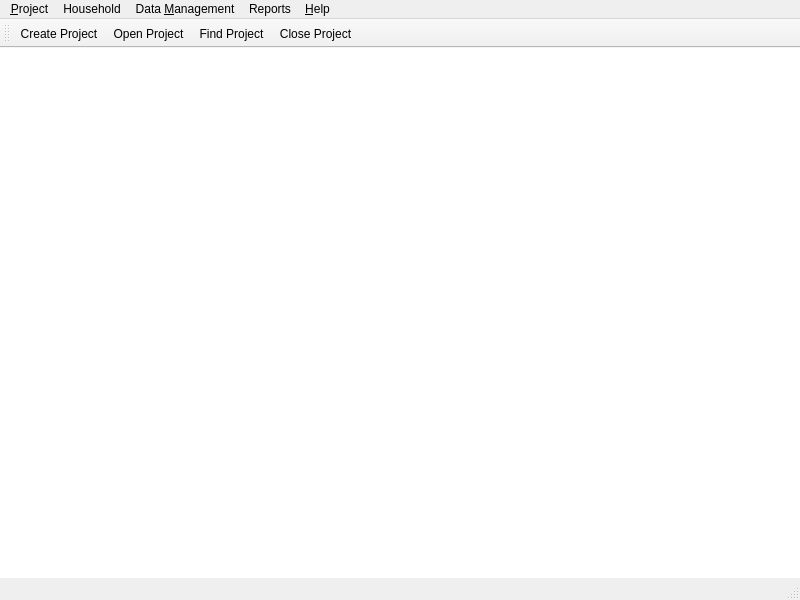
<?xml version="1.0" encoding="UTF-8"?>
<ui version="4.0">
 <class>MainWindow</class>
 <widget class="QMainWindow" name="MainWindow">
  <property name="geometry">
   <rect>
    <x>0</x>
    <y>0</y>
    <width>800</width>
    <height>600</height>
   </rect>
  </property>
  <property name="windowTitle">
   <string>Open IHM</string>
  </property>
  <property name="styleSheet">
   <string notr="true">#centralwidget {
	background : white;
	background-image : url(:/images/images/EfDChancoComposite.jpg);
	background-repeat : no-repeat;
}</string>
  </property>
  <widget class="QWidget" name="centralwidget"/>
  <widget class="QMenuBar" name="menubar">
   <property name="geometry">
    <rect>
     <x>0</x>
     <y>0</y>
     <width>800</width>
     <height>26</height>
    </rect>
   </property>
   <widget class="QMenu" name="menuProject">
    <property name="title">
     <string>&amp;Project</string>
    </property>
    <addaction name="actionCreate_Project"/>
    <addaction name="actionOpen_Project"/>
    <addaction name="actionFind_Project"/>
    <addaction name="actionClose_Project"/>
    <addaction name="separator"/>
    <addaction name="actionEdit_Project"/>
    <addaction name="actionConfigure_Project"/>
    <addaction name="actionConfigure_Project_Income"/>
    <addaction name="separator"/>
    <addaction name="actionGenerate_Data_Entry_Sheets"/>
    <addaction name="actionImport_Project_Data"/>
    <addaction name="actionExport_Project_Data"/>
    <addaction name="separator"/>
    <addaction name="actionExit"/>
   </widget>
   <widget class="QMenu" name="menuData_Management">
    <property name="title">
     <string>Data &amp;Management</string>
    </property>
    <addaction name="actionAsset_Details"/>
    <addaction name="actionExpenditure_Types"/>
    <addaction name="actionIncome_Source_Details"/>
    <addaction name="separator"/>
    <addaction name="actionHousehold_Characteristics_2"/>
    <addaction name="actionPersonal_Characteristics"/>
    <addaction name="separator"/>
    <addaction name="actionFood_Types"/>
    <addaction name="actionEnergy_Requirements"/>
    <addaction name="separator"/>
    <addaction name="actionManage_Currencies"/>
    <addaction name="actionManage_Standard_of_Living_Items"/>
    <addaction name="separator"/>
    <addaction name="actionInitialise_Energy_Requirement_Table"/>
    <addaction name="actionInitialise_Food_Energy_Table"/>
   </widget>
   <widget class="QMenu" name="menuHelp">
    <property name="title">
     <string>&amp;Help</string>
    </property>
    <addaction name="actionContents"/>
    <addaction name="actionAboutOpenIHM"/>
   </widget>
   <widget class="QMenu" name="menuHousehold">
    <property name="title">
     <string>Household</string>
    </property>
    <addaction name="actionAdd_Household"/>
    <addaction name="actionEdit_Household"/>
    <addaction name="actionDelete_Household"/>
    <addaction name="separator"/>
    <addaction name="actionEnter_Household_Data"/>
    <addaction name="separator"/>
    <addaction name="actionFind_Household"/>
    <addaction name="actionView_All_Households_2"/>
   </widget>
   <widget class="QMenu" name="menuOutputs">
    <property name="title">
     <string>Reports</string>
    </property>
    <addaction name="actionDisposable_Income"/>
    <addaction name="actionHousehold_by_Characteristics"/>
    <addaction name="actionIncome_By_Source"/>
    <addaction name="actionLiving_Threshold"/>
   </widget>
   <addaction name="menuProject"/>
   <addaction name="menuHousehold"/>
   <addaction name="menuData_Management"/>
   <addaction name="menuOutputs"/>
   <addaction name="menuHelp"/>
  </widget>
  <widget class="QStatusBar" name="statusbar"/>
  <widget class="QToolBar" name="toolBar">
   <property name="windowTitle">
    <string>toolBar</string>
   </property>
   <attribute name="toolBarArea">
    <enum>TopToolBarArea</enum>
   </attribute>
   <attribute name="toolBarBreak">
    <bool>false</bool>
   </attribute>
   <addaction name="actionCreate_Project"/>
   <addaction name="actionOpen_Project"/>
   <addaction name="actionFind_Project"/>
   <addaction name="actionClose_Project"/>
  </widget>
  <action name="actionDelete_Project">
   <property name="text">
    <string>Delete Project</string>
   </property>
  </action>
  <action name="actionEdit_Project">
   <property name="text">
    <string>Edit Project</string>
   </property>
  </action>
  <action name="actionOpen_Household">
   <property name="text">
    <string>Edit Household</string>
   </property>
   <property name="shortcut">
    <string>Alt+O</string>
   </property>
  </action>
  <action name="actionConfigure_Project">
   <property name="text">
    <string>Configure Project</string>
   </property>
   <property name="shortcut">
    <string>Ctrl+C</string>
   </property>
  </action>
  <action name="actionMembers">
   <property name="text">
    <string>Members</string>
   </property>
  </action>
  <action name="actionExpenditure">
   <property name="text">
    <string>Expenditure</string>
   </property>
  </action>
  <action name="actionIncome">
   <property name="text">
    <string>Income</string>
   </property>
  </action>
  <action name="actionAssets">
   <property name="text">
    <string>Assets</string>
   </property>
  </action>
  <action name="actionHousehold_Characteristics">
   <property name="text">
    <string>Household Characteristics</string>
   </property>
  </action>
  <action name="actionHousehold_Characteristics_2">
   <property name="text">
    <string>Household Characteristics</string>
   </property>
  </action>
  <action name="actionPersonal_Characteristics">
   <property name="text">
    <string>Personal Characteristics</string>
   </property>
  </action>
  <action name="actionAsset_Details">
   <property name="text">
    <string>Asset Details</string>
   </property>
  </action>
  <action name="actionIncome_Source_Details">
   <property name="text">
    <string>Income Source Details</string>
   </property>
  </action>
  <action name="actionFood_Types">
   <property name="text">
    <string>View Food Type Details</string>
   </property>
  </action>
  <action name="actionLand_Types">
   <property name="text">
    <string>Land Types</string>
   </property>
  </action>
  <action name="actionExpenditure_Types">
   <property name="text">
    <string>Expenditure Details</string>
   </property>
  </action>
  <action name="actionContents">
   <property name="text">
    <string>Contents</string>
   </property>
   <property name="shortcut">
    <string>F1</string>
   </property>
  </action>
  <action name="actionAboutOpenIHM">
   <property name="text">
    <string>About Open IHM</string>
   </property>
  </action>
  <action name="actionLivestock">
   <property name="text">
    <string>Livestock</string>
   </property>
  </action>
  <action name="actionLivestock_Products">
   <property name="text">
    <string>Livestock Products</string>
   </property>
  </action>
  <action name="actionTrees">
   <property name="text">
    <string>Trees</string>
   </property>
  </action>
  <action name="actionEmployment">
   <property name="text">
    <string>Employment</string>
   </property>
  </action>
  <action name="actionGifts">
   <property name="text">
    <string>Gifts</string>
   </property>
  </action>
  <action name="actionExternal_Aid">
   <property name="text">
    <string>External Aid</string>
   </property>
  </action>
  <action name="actionWild_Foods">
   <property name="text">
    <string>Wild Foods</string>
   </property>
  </action>
  <action name="actionHunting_and_Fishing">
   <property name="text">
    <string>Hunting and Fishing</string>
   </property>
  </action>
  <action name="actionOther_Tradable_Goods">
   <property name="text">
    <string>Other Tradable Goods</string>
   </property>
  </action>
  <action name="actionView_All_Households">
   <property name="text">
    <string>View All Households</string>
   </property>
  </action>
  <action name="actionHousehold_Data">
   <property name="text">
    <string>Household Data</string>
   </property>
  </action>
  <action name="actionFind_Project">
   <property name="text">
    <string>Find Project</string>
   </property>
   <property name="shortcut">
    <string>Ctrl+F</string>
   </property>
  </action>
  <action name="actionCreate_Project">
   <property name="text">
    <string>Create Project</string>
   </property>
   <property name="shortcut">
    <string>Ctrl+N</string>
   </property>
  </action>
  <action name="actionOpen_Project">
   <property name="text">
    <string>Open Project</string>
   </property>
   <property name="shortcut">
    <string>Ctrl+O</string>
   </property>
  </action>
  <action name="actionClose_Project">
   <property name="text">
    <string>Close Project</string>
   </property>
   <property name="shortcut">
    <string>Ctrl+W</string>
   </property>
  </action>
  <action name="actionImport_Project_Data">
   <property name="text">
    <string>Import Project Data</string>
   </property>
   <property name="shortcut">
    <string>Ctrl+I</string>
   </property>
  </action>
  <action name="actionExport_Project_Data">
   <property name="text">
    <string>Export Project Data</string>
   </property>
   <property name="shortcut">
    <string>Ctrl+E</string>
   </property>
  </action>
  <action name="actionAdd_Household">
   <property name="text">
    <string>Add Household</string>
   </property>
   <property name="shortcut">
    <string>Alt+N</string>
   </property>
  </action>
  <action name="actionEdit_Household">
   <property name="text">
    <string>Edit Household</string>
   </property>
   <property name="shortcut">
    <string>Alt+E</string>
   </property>
  </action>
  <action name="actionDelete_Household">
   <property name="text">
    <string>Delete Household</string>
   </property>
  </action>
  <action name="actionEnter_Household_Data">
   <property name="text">
    <string>Enter Household Data</string>
   </property>
  </action>
  <action name="actionExit">
   <property name="text">
    <string>Exit</string>
   </property>
  </action>
  <action name="actionFind_Household">
   <property name="text">
    <string>Find Household</string>
   </property>
   <property name="shortcut">
    <string>Alt+F</string>
   </property>
  </action>
  <action name="actionView_All_Households_2">
   <property name="text">
    <string>View All Households</string>
   </property>
   <property name="shortcut">
    <string>Ctrl+A</string>
   </property>
  </action>
  <action name="actionEnergy_Requirements">
   <property name="text">
    <string>View Food Energy Requirements</string>
   </property>
  </action>
  <action name="actionAdd">
   <property name="text">
    <string>Add</string>
   </property>
  </action>
  <action name="actionHousehold_by_Characteristics">
   <property name="text">
    <string>Households List by Characteristics</string>
   </property>
  </action>
  <action name="actionManage_Currencies">
   <property name="text">
    <string>Manage Currencies</string>
   </property>
  </action>
  <action name="actionIncome_By_Source">
   <property name="text">
    <string>Income By Source</string>
   </property>
  </action>
  <action name="actionInitialise_Food_Energy_Table">
   <property name="text">
    <string>Initialise Food Energy Table</string>
   </property>
  </action>
  <action name="actionGenerate_Data_Entry_Sheets">
   <property name="text">
    <string>Create Data Entry Sheets</string>
   </property>
  </action>
  <action name="actionManage_Standard_of_Living_Items">
   <property name="text">
    <string>Manage Standard of Living Items</string>
   </property>
  </action>
  <action name="actionConfigure_Project_Income">
   <property name="text">
    <string>Select Project Income</string>
   </property>
  </action>
  <action name="actionDisposable_Income">
   <property name="text">
    <string>Disposable Income</string>
   </property>
  </action>
  <action name="actionInitialise_Energy_Requirement_Table">
   <property name="text">
    <string>Initialise Energy Requirements Table</string>
   </property>
  </action>
  <action name="actionLiving_Threshold">
   <property name="text">
    <string>Living Threshold</string>
   </property>
  </action>
 </widget>
 <resources>
  <include location="images.qrc"/>
 </resources>
 <connections>
  <connection>
   <sender>actionCreate_Project</sender>
   <signal>triggered()</signal>
   <receiver>MainWindow</receiver>
   <slot>newProject()</slot>
   <hints>
    <hint type="sourcelabel">
     <x>-1</x>
     <y>-1</y>
    </hint>
    <hint type="destinationlabel">
     <x>399</x>
     <y>299</y>
    </hint>
   </hints>
  </connection>
  <connection>
   <sender>actionOpen_Project</sender>
   <signal>triggered()</signal>
   <receiver>MainWindow</receiver>
   <slot>openProject()</slot>
   <hints>
    <hint type="sourcelabel">
     <x>-1</x>
     <y>-1</y>
    </hint>
    <hint type="destinationlabel">
     <x>399</x>
     <y>299</y>
    </hint>
   </hints>
  </connection>
  <connection>
   <sender>actionFind_Project</sender>
   <signal>triggered()</signal>
   <receiver>MainWindow</receiver>
   <slot>findProject()</slot>
   <hints>
    <hint type="sourcelabel">
     <x>-1</x>
     <y>-1</y>
    </hint>
    <hint type="destinationlabel">
     <x>399</x>
     <y>299</y>
    </hint>
   </hints>
  </connection>
  <connection>
   <sender>actionClose_Project</sender>
   <signal>triggered()</signal>
   <receiver>MainWindow</receiver>
   <slot>closeProject()</slot>
   <hints>
    <hint type="sourcelabel">
     <x>-1</x>
     <y>-1</y>
    </hint>
    <hint type="destinationlabel">
     <x>399</x>
     <y>299</y>
    </hint>
   </hints>
  </connection>
  <connection>
   <sender>actionExit</sender>
   <signal>triggered()</signal>
   <receiver>MainWindow</receiver>
   <slot>close()</slot>
   <hints>
    <hint type="sourcelabel">
     <x>-1</x>
     <y>-1</y>
    </hint>
    <hint type="destinationlabel">
     <x>399</x>
     <y>299</y>
    </hint>
   </hints>
  </connection>
  <connection>
   <sender>actionAsset_Details</sender>
   <signal>triggered()</signal>
   <receiver>MainWindow</receiver>
   <slot>manageAssetDetails()</slot>
   <hints>
    <hint type="sourcelabel">
     <x>-1</x>
     <y>-1</y>
    </hint>
    <hint type="destinationlabel">
     <x>399</x>
     <y>299</y>
    </hint>
   </hints>
  </connection>
  <connection>
   <sender>actionIncome_Source_Details</sender>
   <signal>triggered()</signal>
   <receiver>MainWindow</receiver>
   <slot>manageIncomeDetails()</slot>
   <hints>
    <hint type="sourcelabel">
     <x>-1</x>
     <y>-1</y>
    </hint>
    <hint type="destinationlabel">
     <x>399</x>
     <y>299</y>
    </hint>
   </hints>
  </connection>
  <connection>
   <sender>actionExpenditure_Types</sender>
   <signal>triggered()</signal>
   <receiver>MainWindow</receiver>
   <slot>manageBaseExpenditureDetails()</slot>
   <hints>
    <hint type="sourcelabel">
     <x>-1</x>
     <y>-1</y>
    </hint>
    <hint type="destinationlabel">
     <x>399</x>
     <y>299</y>
    </hint>
   </hints>
  </connection>
  <connection>
   <sender>actionEdit_Project</sender>
   <signal>triggered()</signal>
   <receiver>MainWindow</receiver>
   <slot>editProject()</slot>
   <hints>
    <hint type="sourcelabel">
     <x>-1</x>
     <y>-1</y>
    </hint>
    <hint type="destinationlabel">
     <x>399</x>
     <y>299</y>
    </hint>
   </hints>
  </connection>
  <connection>
   <sender>actionConfigure_Project</sender>
   <signal>triggered()</signal>
   <receiver>MainWindow</receiver>
   <slot>configureProject()</slot>
   <hints>
    <hint type="sourcelabel">
     <x>-1</x>
     <y>-1</y>
    </hint>
    <hint type="destinationlabel">
     <x>399</x>
     <y>299</y>
    </hint>
   </hints>
  </connection>
  <connection>
   <sender>actionEdit_Household</sender>
   <signal>triggered()</signal>
   <receiver>MainWindow</receiver>
   <slot>editProjectHousehold()</slot>
   <hints>
    <hint type="sourcelabel">
     <x>-1</x>
     <y>-1</y>
    </hint>
    <hint type="destinationlabel">
     <x>399</x>
     <y>299</y>
    </hint>
   </hints>
  </connection>
  <connection>
   <sender>actionEnter_Household_Data</sender>
   <signal>triggered()</signal>
   <receiver>MainWindow</receiver>
   <slot>viewHouseholdData()</slot>
   <hints>
    <hint type="sourcelabel">
     <x>-1</x>
     <y>-1</y>
    </hint>
    <hint type="destinationlabel">
     <x>399</x>
     <y>299</y>
    </hint>
   </hints>
  </connection>
  <connection>
   <sender>actionFind_Household</sender>
   <signal>triggered()</signal>
   <receiver>MainWindow</receiver>
   <slot>findHousehold()</slot>
   <hints>
    <hint type="sourcelabel">
     <x>-1</x>
     <y>-1</y>
    </hint>
    <hint type="destinationlabel">
     <x>399</x>
     <y>299</y>
    </hint>
   </hints>
  </connection>
  <connection>
   <sender>actionView_All_Households_2</sender>
   <signal>triggered()</signal>
   <receiver>MainWindow</receiver>
   <slot>viewAllHouseholds()</slot>
   <hints>
    <hint type="sourcelabel">
     <x>-1</x>
     <y>-1</y>
    </hint>
    <hint type="destinationlabel">
     <x>399</x>
     <y>299</y>
    </hint>
   </hints>
  </connection>
  <connection>
   <sender>actionFood_Types</sender>
   <signal>triggered()</signal>
   <receiver>MainWindow</receiver>
   <slot>manageFoodTypes()</slot>
   <hints>
    <hint type="sourcelabel">
     <x>-1</x>
     <y>-1</y>
    </hint>
    <hint type="destinationlabel">
     <x>399</x>
     <y>299</y>
    </hint>
   </hints>
  </connection>
  <connection>
   <sender>actionAdd_Household</sender>
   <signal>triggered()</signal>
   <receiver>MainWindow</receiver>
   <slot>addHousehold()</slot>
   <hints>
    <hint type="sourcelabel">
     <x>-1</x>
     <y>-1</y>
    </hint>
    <hint type="destinationlabel">
     <x>399</x>
     <y>299</y>
    </hint>
   </hints>
  </connection>
  <connection>
   <sender>actionDelete_Household</sender>
   <signal>triggered()</signal>
   <receiver>MainWindow</receiver>
   <slot>delHousehold()</slot>
   <hints>
    <hint type="sourcelabel">
     <x>-1</x>
     <y>-1</y>
    </hint>
    <hint type="destinationlabel">
     <x>399</x>
     <y>299</y>
    </hint>
   </hints>
  </connection>
  <connection>
   <sender>actionHousehold_Characteristics_2</sender>
   <signal>triggered()</signal>
   <receiver>MainWindow</receiver>
   <slot>manageHouseholdCharacteristics()</slot>
   <hints>
    <hint type="sourcelabel">
     <x>-1</x>
     <y>-1</y>
    </hint>
    <hint type="destinationlabel">
     <x>399</x>
     <y>299</y>
    </hint>
   </hints>
  </connection>
  <connection>
   <sender>actionPersonal_Characteristics</sender>
   <signal>triggered()</signal>
   <receiver>MainWindow</receiver>
   <slot>managePersonalCharacteristics()</slot>
   <hints>
    <hint type="sourcelabel">
     <x>-1</x>
     <y>-1</y>
    </hint>
    <hint type="destinationlabel">
     <x>399</x>
     <y>299</y>
    </hint>
   </hints>
  </connection>
  <connection>
   <sender>actionAboutOpenIHM</sender>
   <signal>triggered()</signal>
   <receiver>MainWindow</receiver>
   <slot>aboutOpenIHM()</slot>
   <hints>
    <hint type="sourcelabel">
     <x>-1</x>
     <y>-1</y>
    </hint>
    <hint type="destinationlabel">
     <x>399</x>
     <y>299</y>
    </hint>
   </hints>
  </connection>
  <connection>
   <sender>actionEnergy_Requirements</sender>
   <signal>triggered()</signal>
   <receiver>MainWindow</receiver>
   <slot>viewFoodEnergyRequirements()</slot>
   <hints>
    <hint type="sourcelabel">
     <x>-1</x>
     <y>-1</y>
    </hint>
    <hint type="destinationlabel">
     <x>399</x>
     <y>299</y>
    </hint>
   </hints>
  </connection>
  <connection>
   <sender>actionManage_Currencies</sender>
   <signal>triggered()</signal>
   <receiver>MainWindow</receiver>
   <slot>manageCurrencies()</slot>
   <hints>
    <hint type="sourcelabel">
     <x>-1</x>
     <y>-1</y>
    </hint>
    <hint type="destinationlabel">
     <x>399</x>
     <y>299</y>
    </hint>
   </hints>
  </connection>
  <connection>
   <sender>actionManage_Standard_of_Living_Items</sender>
   <signal>triggered()</signal>
   <receiver>MainWindow</receiver>
   <slot>manageStandardOfLiving()</slot>
   <hints>
    <hint type="sourcelabel">
     <x>-1</x>
     <y>-1</y>
    </hint>
    <hint type="destinationlabel">
     <x>399</x>
     <y>299</y>
    </hint>
   </hints>
  </connection>
  <connection>
   <sender>actionHousehold_by_Characteristics</sender>
   <signal>triggered()</signal>
   <receiver>MainWindow</receiver>
   <slot>reportHouseholdsByCharacteristics()</slot>
   <hints>
    <hint type="sourcelabel">
     <x>-1</x>
     <y>-1</y>
    </hint>
    <hint type="destinationlabel">
     <x>399</x>
     <y>299</y>
    </hint>
   </hints>
  </connection>
  <connection>
   <sender>actionIncome_By_Source</sender>
   <signal>triggered()</signal>
   <receiver>MainWindow</receiver>
   <slot>reportHouseholdsByIncomeSource()</slot>
   <hints>
    <hint type="sourcelabel">
     <x>-1</x>
     <y>-1</y>
    </hint>
    <hint type="destinationlabel">
     <x>399</x>
     <y>299</y>
    </hint>
   </hints>
  </connection>
  <connection>
   <sender>actionInitialise_Food_Energy_Table</sender>
   <signal>triggered()</signal>
   <receiver>MainWindow</receiver>
   <slot>initialiseFoodEnergyLookupTable()</slot>
   <hints>
    <hint type="sourcelabel">
     <x>-1</x>
     <y>-1</y>
    </hint>
    <hint type="destinationlabel">
     <x>399</x>
     <y>299</y>
    </hint>
   </hints>
  </connection>
  <connection>
   <sender>actionGenerate_Data_Entry_Sheets</sender>
   <signal>triggered()</signal>
   <receiver>MainWindow</receiver>
   <slot>createDataEntrySheets()</slot>
   <hints>
    <hint type="sourcelabel">
     <x>-1</x>
     <y>-1</y>
    </hint>
    <hint type="destinationlabel">
     <x>399</x>
     <y>299</y>
    </hint>
   </hints>
  </connection>
  <connection>
   <sender>actionImport_Project_Data</sender>
   <signal>triggered()</signal>
   <receiver>MainWindow</receiver>
   <slot>importData()</slot>
   <hints>
    <hint type="sourcelabel">
     <x>-1</x>
     <y>-1</y>
    </hint>
    <hint type="destinationlabel">
     <x>399</x>
     <y>299</y>
    </hint>
   </hints>
  </connection>
  <connection>
   <sender>actionDisposable_Income</sender>
   <signal>triggered()</signal>
   <receiver>MainWindow</receiver>
   <slot>setReporttypeDI()</slot>
   <hints>
    <hint type="sourcelabel">
     <x>-1</x>
     <y>-1</y>
    </hint>
    <hint type="destinationlabel">
     <x>399</x>
     <y>299</y>
    </hint>
   </hints>
  </connection>
  <connection>
   <sender>actionInitialise_Energy_Requirement_Table</sender>
   <signal>triggered()</signal>
   <receiver>MainWindow</receiver>
   <slot>initialiseFoodRequirementTable()</slot>
   <hints>
    <hint type="sourcelabel">
     <x>-1</x>
     <y>-1</y>
    </hint>
    <hint type="destinationlabel">
     <x>399</x>
     <y>299</y>
    </hint>
   </hints>
  </connection>
  <connection>
   <sender>actionLiving_Threshold</sender>
   <signal>triggered()</signal>
   <receiver>MainWindow</receiver>
   <slot>setReporttypeAsLivingThreshold()</slot>
   <hints>
    <hint type="sourcelabel">
     <x>-1</x>
     <y>-1</y>
    </hint>
    <hint type="destinationlabel">
     <x>399</x>
     <y>299</y>
    </hint>
   </hints>
  </connection>
  <connection>
   <sender>actionContents</sender>
   <signal>triggered()</signal>
   <receiver>MainWindow</receiver>
   <slot>openHelpContents()</slot>
   <hints>
    <hint type="sourcelabel">
     <x>-1</x>
     <y>-1</y>
    </hint>
    <hint type="destinationlabel">
     <x>399</x>
     <y>299</y>
    </hint>
   </hints>
  </connection>
 </connections>
 <slots>
  <slot>newProject()</slot>
  <slot>openProject()</slot>
  <slot>closeProject()</slot>
  <slot>findProject()</slot>
  <slot>manageAssetDetails()</slot>
  <slot>manageIncomeDetails()</slot>
  <slot>manageBaseExpenditureDetails()</slot>
  <slot>editProject()</slot>
  <slot>configureProject()</slot>
  <slot>editProjectHousehold()</slot>
  <slot>viewHouseholdData()</slot>
  <slot>findHousehold()</slot>
  <slot>viewAllHouseholds()</slot>
  <slot>manageFoodTypes()</slot>
  <slot>addHousehold()</slot>
  <slot>delHousehold()</slot>
  <slot>manageHouseholdCharacteristics()</slot>
  <slot>managePersonalCharacteristics()</slot>
  <slot>aboutOpenIHM()</slot>
  <slot>viewFoodEnergyRequirements()</slot>
  <slot>manageCurrencies()</slot>
  <slot>manageStandardOfLiving()</slot>
  <slot>reportHouseholdsByCharacteristics()</slot>
  <slot>reportHouseholdsByIncomeSource()</slot>
  <slot>initialiseFoodEnergyLookupTable()</slot>
  <slot>createDataEntrySheets()</slot>
  <slot>importData()</slot>
  <slot>setReporttypeDI()</slot>
  <slot>initialiseFoodRequirementTable()</slot>
  <slot>setReporttypeAsLivingThreshold()</slot>
  <slot>openHelpContents()</slot>
 </slots>
</ui>
